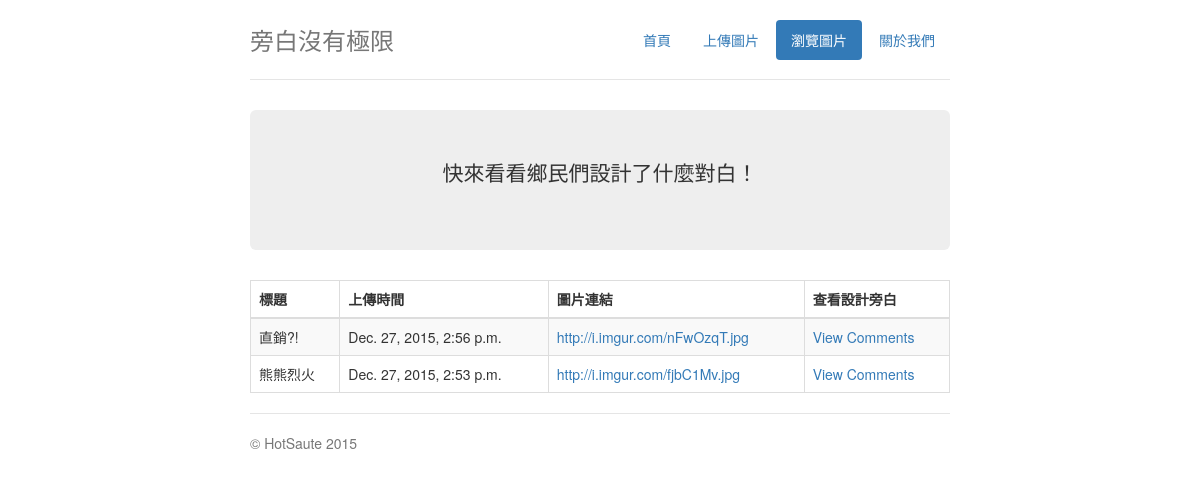
The page /browse/ on the database its author committed.
### imgComment/models.py (models this page shows)
class Image(models.Model):
    origFile = models.CharField(max_length = 200,default="None")
    editFile = models.CharField(max_length = 200,default="None")
    postUrl = models.CharField(max_length = 20,default="None")
    imageUrl = models.CharField(max_length = 100,default="None")
    title = models.CharField(max_length = 100,default="None")
    content = models.CharField(max_length = 300,default="None")
    uploadTime = models.DateTimeField(auto_now_add=True, blank=True)

### imgComment/views.py (the view)
# urls.py: url(r'^browse/$',browse),
def browse(request):
    images = Image.objects.order_by('-uploadTime')
    return render_to_response('browse.html',RequestContext(request,locals()))

### imgComment/templates/browse.html (shortened to what this page needs)
{% extends 'base.html'%}
{% block content %}
<div class="header">
    <nav>
        <ul class="nav nav-pills pull-right">
            <li role="presentation"><a href="#" onclick="self.location.href='/index/'">首頁</a>
            <li role="presentation"><a href="#" onclick="self.location.href='/upload/'">上傳圖片</a>
            <li role="presentation" class="active"><a href="#" onclick="event.preventDefault()" style="cursor:default">瀏覽圖片</a>
            <li role="presentation"><a href="#">關於我們</a>
        </ul>
    </nav>
    <h3 class="text-muted">旁白沒有極限</h3>
</div>
<div class="jumbotron">
    <p class="lead">快來看看鄉民們設計了什麼對白！
</div>
<table class="browse_images table table-bordered table-striped" rules="all" cellpadding='5'>
    <thead>
    <tr>
        <th>標題</th>
        <th>上傳時間</th>
        <th>圖片連結</th>
        <th>查看設計旁白</th>
    </tr>
	</thead>
	<tbody>
    {% for img in images %}
    {% if img.imageUrl != "None" %}
    <tr>
        <td>{{img.title}}</td>
        <td>{{img.uploadTime}}</td>
        {% if img.imageUrl == "None" %}
            <td>None</td>
        {% else %}
            <td><a href="{{img.imageUrl}}">{{img.imageUrl}}</a></td>
        {% endif %}
        <td><a href="/comment/{{img.id}}/">View Comments</a></td>
    </tr>
    {% endif %}
    {% endfor %}
	</tbody>
</table>
{%endblock%}

### static/css/jumbotron-narrow.css (style rules this page uses)
body { padding-top: 20px; padding-bottom: 20px; }
.header, .marketing, .footer { padding-right: 15px; padding-left: 15px; }
.header { border-bottom: 1px solid #e5e5e5; }
.header h3 { padding-bottom: 19px; margin-top: 0; margin-bottom: 0; line-height: 40px; }
.jumbotron { text-align: center; border-bottom: 1px solid #e5e5e5; }
@media screen and (min-width: 768px) { .header, .marketing, .footer { padding-right: 0; padding-left: 0; } }
@media screen and (min-width: 768px) { .header { margin-bottom: 30px; } }
@media screen and (min-width: 768px) { .jumbotron { border-bottom: 0; } }

### rows shown on the page
Image: title "直銷?!", uploadTime "Dec. 27, 2015, 2:56 p.m.", imageUrl "http://i.imgur.com/nFwOzqT.jpg"
Image: title "熊熊烈火", uploadTime "Dec. 27, 2015, 2:53 p.m.", imageUrl "http://i.imgur.com/fjbC1Mv.jpg"
